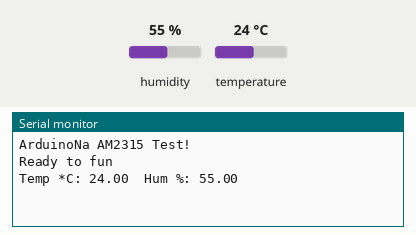
This sketch was run on a simulated ESP32. On the bench: the last lines printed to the serial monitor. The test bench sets the inputs (shaded band); at power-on: humidity 55 %, temperature 24 °C. WiFi joins after 1.5 s; servers stay silent unless stated.

Above: at 3.0 s.
3.1 s: humidity set to 22 %
At 5.1 s:
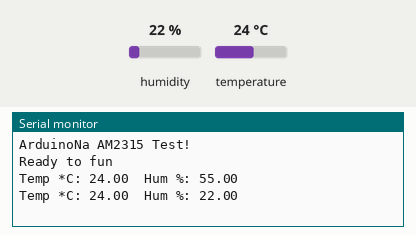
5.8 s: temperature set to 12 °C
At 7.0 s:
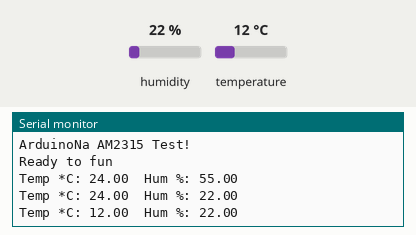
8.5 s: humidity set to 40 %
At 10.7 s:
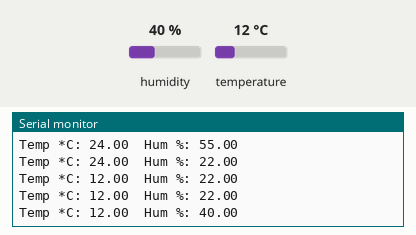
Timing chart, 0 to 12.2 s (numbered marks = the images above; inputs shaded):
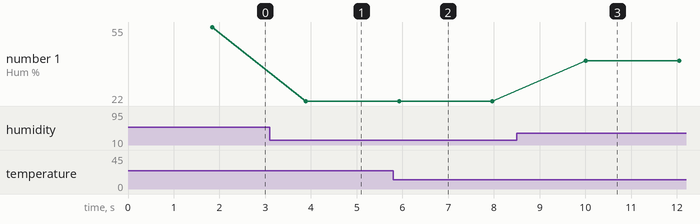

The sketch:

ESP32_BlynkTemp.ino
```cpp
#define BLYNK_PRINT Serial
#include <WiFi.h>
#include <WiFiClient.h>
#include<Wire.h>
#include <BlynkSimpleEsp32.h>
#include<Adafruit_AM2315.h>

// You should get Auth Token in the Blynk App.
// Go to the Project Settings (nut icon).
char auth[] = "Vv99SRQoPeMziKcTT_jKcJywfutl0wCf";

// Your WiFi credentials.
// Set password to "" for open networks.
char ssid[] = "pascal_2G";
char pass[] = "25041309";
int count_fail = 0;

Adafruit_AM2315 am2315;

void setup()
{
  Wire.begin();

  // Debug console
  Wire.setClock(400000);
  Serial.begin(115200);
  while (!Serial) {
    delay(10);
  }

  Blynk.begin(auth, ssid, pass,"blynk.iot-cm.com", 8080);

  Serial.println("ArduinoNa AM2315 Test!");

   if (! am2315.begin()) {
   /**
     * ถ้าขึ้นข้อความด้านล่าง ให้ต่อตัวต้านทาน 10k ตามรูปในหน้าสินค้าร้าน www.arduinona.com
     */
   Serial.println("Sensor not found, check wiring & pullups!");
   //while (1);
 }

 Serial.println("Ready to fun");
}

void loop()
{
  Blynk.run();

  float temperature, humidity;

   if (!am2315.readTemperatureAndHumidity(&temperature, &humidity)) {
   Serial.println("Failed to read data from AM2315");
   count_fail = count_fail + 1;
   Blynk.virtualWrite(V2, count_fail);
   delay(2000);
   return;
  }

 Serial.print("Temp *C: "); Serial.print(temperature);
 Serial.print("\tHum %: "); Serial.println(humidity);


 Blynk.virtualWrite(V0, temperature);
 Blynk.virtualWrite(V1, humidity);

delay(2000);
}
```

Measured:
- after the input at 3.1 s, the serial monitor: prints a new line after 0.79 s (image 1)
- after the input at 5.8 s, the serial monitor: prints a new line after 0.13 s (image 2)
- after the input at 8.5 s, the serial monitor: prints a new line after 1.5 s (image 3)
- plotted number 1: 55 → 22 after the input at 3.1 s, 22 → 40 after the input at 8.5 s
